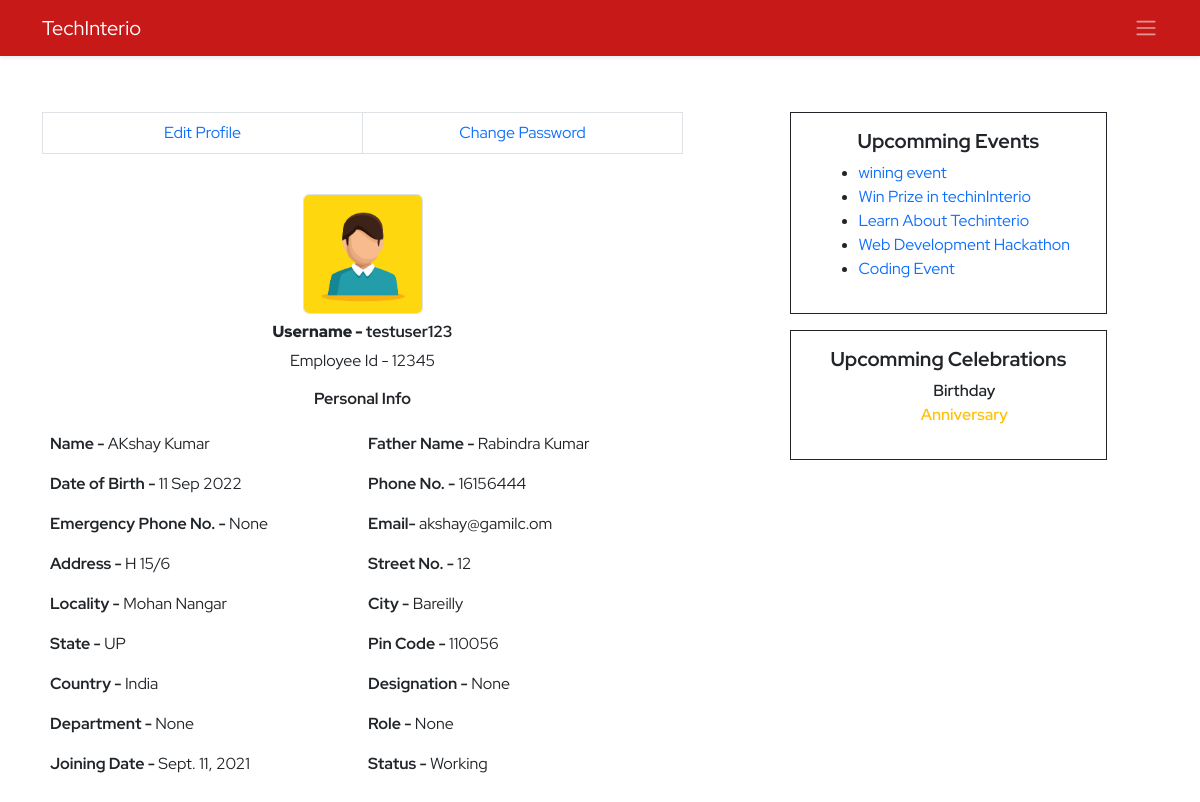
Before: /ems/profile/ (signed in) with the older database file.
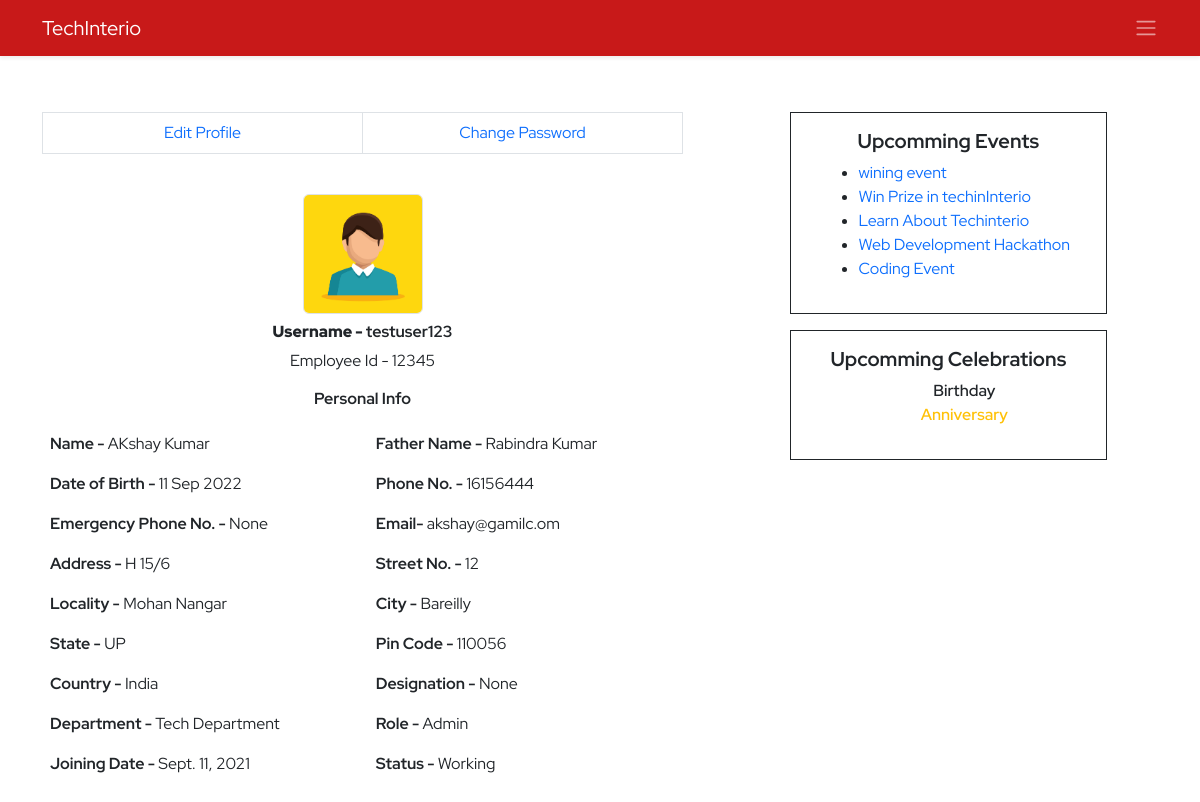
After: the same page with the newer database file.
### ems/models.py (models this page shows, shortened)
class Employee(models.Model):
    empid=models.AutoField(primary_key=True)
    employeeid=models.IntegerField(unique=True, null=True, blank=True)
    user=models.OneToOneField(User,on_delete=models.CASCADE)
    name=models.CharField(max_length=50)
    father_name=models.CharField(max_length=50)
    avtar=models.ImageField(upload_to='employee_profile_images', blank=True , default='profile.jpg')
    document=models.FileField(upload_to='employee_documents',null=True,blank=True)
    dob=models.DateField()
    email=models.EmailField(max_length=100)
    mobile_no=models.IntegerField()
    emergency_mobile_no=models.IntegerField(null=True,blank=True)
    address=models.OneToOneField(Address, on_delete=models.CASCADE,blank=True, null=True,)
    designation=models.CharField(max_length=70,null=True, blank=True)
    role=models.ForeignKey(Role, on_delete=models.SET_NULL,blank=True, null=True,)
    department=models.ForeignKey(Department, on_delete=models.SET_NULL,blank=True, null=True,)
    joining_date=models.DateField(null=True, blank=True)
    status=models.CharField(max_length=15)
    @property
    def imageURL(self):
        try:
            url=self.avtar.url
        except:
            url=''
        return url

class Department(models.Model):
    name=models.CharField(max_length=70, unique=True)
    description=models.TextField(max_length=200)
    created_at = models.DateTimeField(auto_now_add=True,blank=True,null=True)
    updated_at = models.DateTimeField(auto_now=True,blank=True,null=True)
    def __str__(self):
        return self.name

class Role(models.Model):
    name=models.CharField(max_length=70, unique=True)
    description=models.TextField(max_length=200)
    created_at = models.DateTimeField(auto_now_add=True,blank=True,null=True)
    updated_at = models.DateTimeField(auto_now=True,blank=True,null=True)
    def __str__(self):
        return self.name

### ems/views.py (the view, shortened to what this page needs)
# urls.py: path('profile/',profile,name='profile'),
def profile(request):
    context={}
    try:
        if request.user.is_authenticated:
            if not request.user.is_superuser:
                try:
                    events=Events.objects.exclude(is_completed=True).order_by('-id')[:10]
                    profile=Employee.objects.get(user=request.user)
                    address=Address.objects.get(user=request.user)
                    dob=str(profile.dob).split('-')
                    now=datetime.now()
                    day=now.day
                    month=now.month
                    year=now.year
                    dob_day=int(dob[2])
                    dob_month=int(dob[1])
                    dob_year=int(dob[0])
                    name=str(profile.name).split(' ')
                    if dob_month == month and dob_day == day:
                        print('Happy Birthday to ',profile.name)
                        context['birthday']=True
                        context['name']=name[0]
                    else:
                        context['birthday']=False
                    if profile.joining_date != '':
                        print('inside annivarsary')
                        joining_date=str(profile.joining_date).split('-')
                        j_day=int(joining_date[2])
                        j_month=int(joining_date[1])
                        j_year=int(joining_date[0])
                        completed_yers=year-j_year
                    else:
                        messages.warning(request,'Please Add Joining Date!')
                    context['profile']=profile
                    context['address']=address
                    context['events']=events
                except Exception as e:
                    print('Profile Inside Exception : ',e)
                    messages.warning(request, 'Profile Not found Please contact Admin')
                    return redirect('ems:ems')
                return render(request,'ems/profile.html',context)
            else:
                return redirect('ems:ems')
        else:
            messages.warning(request,'Please Login!')
            return redirect('home:login')
    except Exception as e:
        print('Profile Exception : ',e)
    return redirect('/')

### ems/templates/ems/profile.html (shortened to what the changed rows need)
{% extends './base.html' %}
{% block body %}
<section class="py-5">
    <div class="container">
        <div class="row d-flex justify-content-between">
            <div class="col-7 ">
                <div class="personal-info">
                    <table class="table table-borderless">
                        <tr>
                            <td colspan="2">
                                <div class="avtar d-flex align-items-center flex-column">
                                    <img src="{{profile.imageURL}}" alt="" class="rounded border ">
                                    <div class="d-flex justify-content-between align-items-center">
                                        <h6 class="m-2 profile-title"><b>Username - </b>{{profile.user.username}}</h6>
                                    </div>
                                    <span>Employee Id - {{profile.employeeid}}</span>
                                </div>
                            </td>
                        </tr>
                        <tr>
                            <td><b>Name - </b>{{profile.name}}</td>
                            <td><b>Father Name - </b>{{profile.father_name}}</td>
                        </tr>
                        <tr>
                            <td><b>Date of Birth - </b>{{profile.dob |date:'d M Y'}}</td>
                            <td><b>Phone No. - </b>{{profile.mobile_no}}</td>
                        </tr>
                        <tr>
                            <td><b>Emergency Phone No. - </b>{{profile.emergency_mobile_no}}</td>
                            <td><b>Email- </b>{{profile.email}}</td>
                        </tr>
                        <tr>
                            <td><b>Country - </b>{{address.country}}</td>
                            <td><b>Designation - </b>{{profile.designation}}</td>
                        </tr>
                        <tr>
                            <td><b>Department - </b>{{profile.department}}</td>
                            <td><b>Role - </b>{{profile.role}}</td>
                        </tr>
                        <tr>
                            <td><b>Joining Date - </b>{{profile.joining_date}}</td>
                            <td><b>Status - </b>{{profile.status}}</td>
                        </tr>
                    </table>
                </div>
            </div>
        </div>
    </div>
</section>
{% endblock body %}

Changed rows visible on the page:
changed Employee "AKshay Kumar": department "None" → "Tech Department"; role "None" → "Admin"
